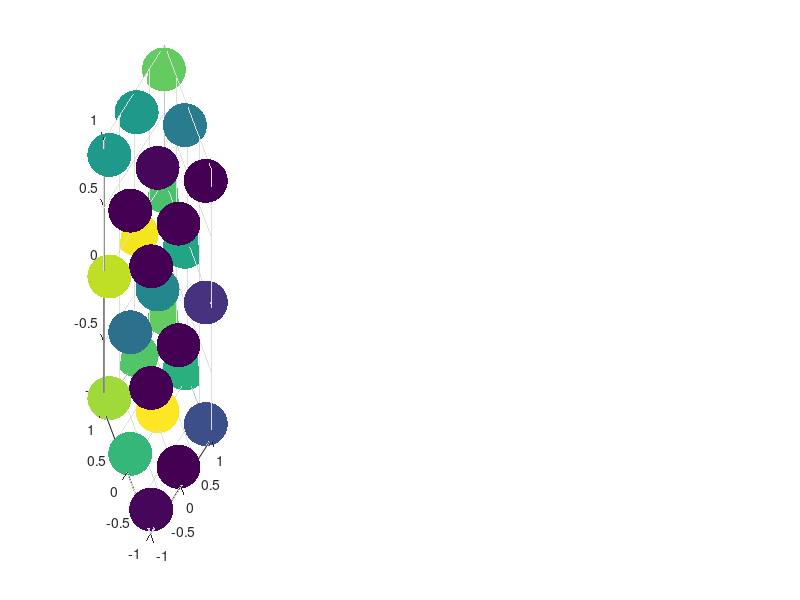

Write the MATLAB code that produced this figure. (Note: this script raises an error after producing the figure.)
clear
close all;
cla

% load('data/branched_bundled_heatmap_vals.mat')
load('data/signal_branched_bundled_heatmap_vals.mat')

green=[0,1,0.5];
grey=[0.4,0.6,0.7];
blue=[0.2,0.2,0.9];
gg=[linspace(green(1),grey(1),20);linspace(green(2),grey(2),20);linspace(green(3),grey(3),20)];
gb=[linspace(grey(1),blue(1),20);linspace(grey(2),blue(2),20);linspace(grey(3),blue(3),20)];
ggb=flip([gg gb]');

f=figure(1);
subplot(1,4,1)
% scatter3(ka(kc==-0.9),kb(kc==-0.9),kd(kc==-0.9),1000,lf(kc==-0.9),'filled')
scatter3(ka(kc==-kb),kb(kc==-kb),kd(kc==-kb),1000,lf(kc==-kb),'filled')
clim([0,max(lf)])
xlabel('ka')
ylabel('kb');
zl=zlabel('kd');
zl.Position(2) = zl.Position(2)-1;
% title('kc=-0.9','Position',[0,0,2])
title('kc=-kb','Position',[0,0,2])
colormap(ggb)
alpha 1
view(-52.8368,30.7651)
axis equal
set(gca,'XTick',[],'YTick',[],'ZTick',[])
grid on

subplot(1,4,2)
scatter3(ka(kc==0),kb(kc==0),kd(kc==0),1000,lf(kc==0),'filled')
clim([0,max(lf)])
xlabel('ka')
ylabel('kb')
zl=zlabel('kd');
zl.Position(2) = zl.Position(2)-1;
title('kc=0','Position',[0,0,2])
colormap(ggb)
alpha 1
view(-52.8368,30.7651)
axis equal
set(gca,'XTick',[],'YTick',[],'ZTick',[])
grid on

subplot(1,4,3)
% scatter3(ka(kc==0.9),kb(kc==0.9),kd(kc==0.9),1000,lf(kc==0.9),'filled')
scatter3(ka(kc==kb),kb(kc==kb),kd(kc==kb),1000,lf(kc==kb),'filled')
clim([0,max(lf)])
xlabel('ka')
ylabel('kb')
zl=zlabel('kd');
zl.Position(2) = zl.Position(2)-1;
% title('kc=0.9','Position',[0,0,2])
title('kc=kb','Position',[0,0,2])
colormap(ggb)
alpha 1
view(-52.8368,30.7651)
axis equal
set(gca,'XTick',[],'YTick',[],'ZTick',[])
grid on

subplot(1,4,4)
cb=colorbar;
clim([0,max(lf)])
pos=get(cb,'position');
set(cb,'position',[pos(1)-0.1 pos(2)+0.2 pos(3)*2 pos(4)/2])
set(gca,'visible','off')
set(gcf,'color','w');

f.Position = [584,599,1247,559];